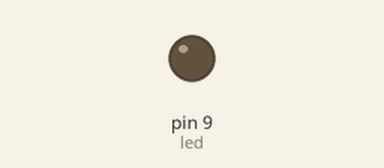
A sketch run on a simulated Arduino Uno, built with avr-gcc and run on an emulated ATmega328P. On the bench: output pins drawn as LEDs (lit = HIGH).

Above: at 0.15 s.
Timing chart, 0 to 1.6 s (numbered marks = the images above):
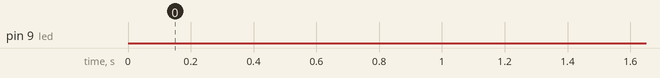

The sketch:

_03_blink_pwm_delay.ino
```cpp
// (licence header left out)
/*
  Questo è un commento su più righe.
  Tutto il testo inserito fra questi due comandi, viene completamente
  Ignorato da Arduino.
 */

int led = 9;	//Diamo un nome al PIN 9

/*
  Setup e Loop sono le funzioni principali di Arduino
  Dentro setup imposto tutte le condizioni iniziali che vanno
  impostate una volta Sola.
 */


void setup() {
  pinMode(led, OUTPUT);		//Dico ad A. che il PIN 13 funziona come OUTPUT
}

/*
  La funzione loop è il luogo in cui inserisco tutte le istruzioni
  che arduino deve eseguire. Le istruzioni vengono eseguite dalla cima al fondo
  e poi vengono ripetute di nuovo, all'infinito.
 */

void loop() {
  digitalWrite(led, HIGH);	// Accende il led al PIN 9
  delay(1);              // Aspetta 1 secondo
  digitalWrite(led, LOW);   // Spegne il led al PIN 9
  delay(20);              // Aspetta un secondo
}
```
